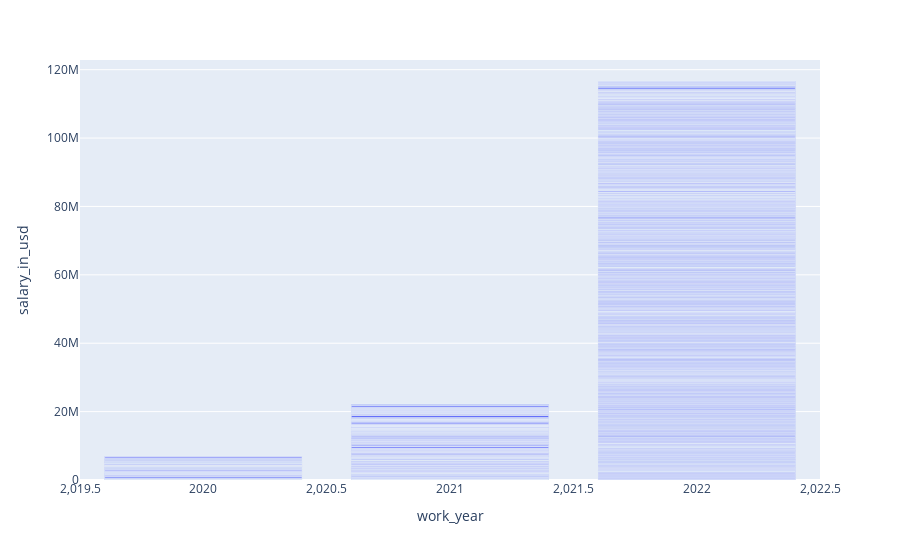

Notebook code cell kept with this figure:
### Code cell
fig = px.bar(df,x="work_year",y="salary_in_usd")
fig.show()

### Figure 1 — Plotly figure (JSON) as saved in the notebook; plotly's stock layout.template omitted (floating-point values rounded to 4 significant figures; data arrays with more than 128 entries replaced by an {"elided": "..."} marker saying what was removed)
{"data": [{"alignmentgroup": "True", "hovertemplate": "work_year=%{x}<br>salary_in_usd=%{y}<extra></extra>", "legendgroup": "", "marker": {"color": "#636efa", "pattern": {"shape": ""}}, "name": "", "offsetgroup": "", "orientation": "v", "showlegend": false, "textposition": "auto", "type": "bar", "x": {"elided": "1195 int values"}, "xaxis": "x", "y": {"elided": "1195 int values"}, "yaxis": "y"}], "layout": {"barmode": "relative", "legend": {"tracegroupgap": 0}, "margin": {"t": 60}, "xaxis": {"anchor": "y", "domain": [0, 1], "title": {"text": "work_year"}}, "yaxis": {"anchor": "x", "domain": [0, 1], "title": {"text": "salary_in_usd"}}}}
